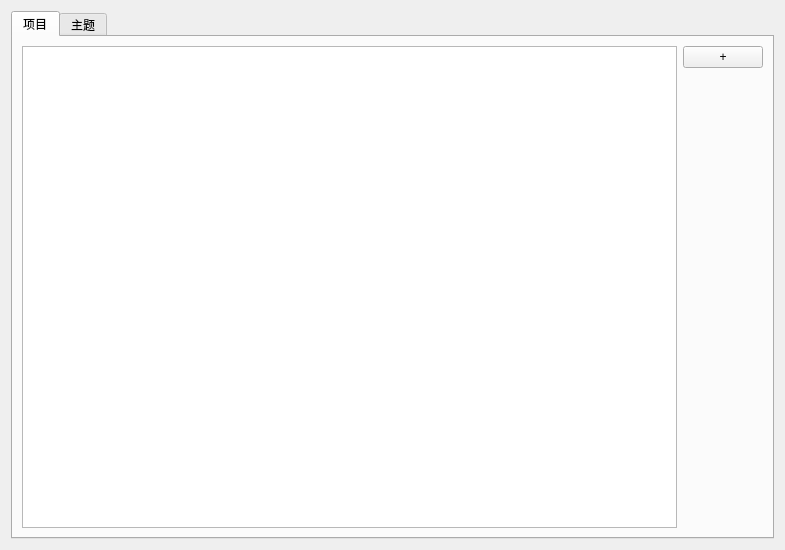
<?xml version="1.0" encoding="UTF-8"?>
<ui version="4.0">
 <class>Setting</class>
 <widget class="QWidget" name="Setting">
  <property name="geometry">
   <rect>
    <x>0</x>
    <y>0</y>
    <width>785</width>
    <height>550</height>
   </rect>
  </property>
  <property name="windowTitle">
   <string>Form</string>
  </property>
  <layout class="QVBoxLayout" name="verticalLayout">
   <item>
    <widget class="QTabWidget" name="tabWidget">
     <property name="currentIndex">
      <number>0</number>
     </property>
     <widget class="QWidget" name="tab">
      <attribute name="title">
       <string>项目</string>
      </attribute>
      <layout class="QHBoxLayout" name="horizontalLayout">
       <item>
        <widget class="QTableView" name="taskList"/>
       </item>
       <item>
        <layout class="QVBoxLayout" name="verticalLayout_2">
         <item>
          <widget class="QPushButton" name="pushButton">
           <property name="text">
            <string>+</string>
           </property>
          </widget>
         </item>
         <item>
          <spacer name="verticalSpacer">
           <property name="orientation">
            <enum>Qt::Vertical</enum>
           </property>
           <property name="sizeHint" stdset="0">
            <size>
             <width>20</width>
             <height>40</height>
            </size>
           </property>
          </spacer>
         </item>
        </layout>
       </item>
      </layout>
     </widget>
     <widget class="QWidget" name="tab_2">
      <attribute name="title">
       <string>主题</string>
      </attribute>
      <widget class="QGroupBox" name="groupBox">
       <property name="geometry">
        <rect>
         <x>10</x>
         <y>160</y>
         <width>531</width>
         <height>201</height>
        </rect>
       </property>
       <property name="title">
        <string>编辑</string>
       </property>
       <widget class="QLabel" name="label_2">
        <property name="geometry">
         <rect>
          <x>20</x>
          <y>40</y>
          <width>72</width>
          <height>15</height>
         </rect>
        </property>
        <property name="text">
         <string>线条颜色</string>
        </property>
       </widget>
       <widget class="QLabel" name="label_4">
        <property name="geometry">
         <rect>
          <x>250</x>
          <y>40</y>
          <width>72</width>
          <height>15</height>
         </rect>
        </property>
        <property name="text">
         <string>线条宽度</string>
        </property>
       </widget>
       <widget class="QLineEdit" name="le_linewidth">
        <property name="geometry">
         <rect>
          <x>370</x>
          <y>34</y>
          <width>113</width>
          <height>21</height>
         </rect>
        </property>
       </widget>
       <widget class="QLabel" name="label_5">
        <property name="geometry">
         <rect>
          <x>20</x>
          <y>100</y>
          <width>81</width>
          <height>16</height>
         </rect>
        </property>
        <property name="text">
         <string>边框颜色</string>
        </property>
       </widget>
       <widget class="QLabel" name="label_7">
        <property name="geometry">
         <rect>
          <x>250</x>
          <y>100</y>
          <width>81</width>
          <height>16</height>
         </rect>
        </property>
        <property name="text">
         <string>边框宽度</string>
        </property>
       </widget>
       <widget class="QLineEdit" name="le_borderwidth">
        <property name="geometry">
         <rect>
          <x>370</x>
          <y>100</y>
          <width>113</width>
          <height>21</height>
         </rect>
        </property>
       </widget>
       <widget class="QLabel" name="label_8">
        <property name="geometry">
         <rect>
          <x>20</x>
          <y>160</y>
          <width>72</width>
          <height>15</height>
         </rect>
        </property>
        <property name="text">
         <string>背景颜色</string>
        </property>
       </widget>
       <widget class="QPushButton" name="btn_linecolor">
        <property name="geometry">
         <rect>
          <x>130</x>
          <y>27</y>
          <width>28</width>
          <height>28</height>
         </rect>
        </property>
        <property name="text">
         <string/>
        </property>
       </widget>
       <widget class="QPushButton" name="btn_bordercolor">
        <property name="geometry">
         <rect>
          <x>130</x>
          <y>90</y>
          <width>28</width>
          <height>28</height>
         </rect>
        </property>
        <property name="text">
         <string/>
        </property>
       </widget>
       <widget class="QPushButton" name="btn_bgcolor">
        <property name="geometry">
         <rect>
          <x>130</x>
          <y>150</y>
          <width>28</width>
          <height>28</height>
         </rect>
        </property>
        <property name="text">
         <string/>
        </property>
       </widget>
      </widget>
      <widget class="QWidget" name="horizontalLayoutWidget">
       <property name="geometry">
        <rect>
         <x>10</x>
         <y>100</y>
         <width>331</width>
         <height>41</height>
        </rect>
       </property>
       <layout class="QHBoxLayout" name="selectLayout">
        <item>
         <widget class="QLabel" name="label">
          <property name="text">
           <string>主题</string>
          </property>
         </widget>
        </item>
        <item>
         <widget class="QComboBox" name="cmb_themelist"/>
        </item>
        <item>
         <spacer name="horizontalSpacer">
          <property name="orientation">
           <enum>Qt::Horizontal</enum>
          </property>
          <property name="sizeHint" stdset="0">
           <size>
            <width>40</width>
            <height>20</height>
           </size>
          </property>
         </spacer>
        </item>
        <item>
         <widget class="QPushButton" name="pushButton_2">
          <property name="text">
           <string>PushButton</string>
          </property>
         </widget>
        </item>
       </layout>
      </widget>
     </widget>
    </widget>
   </item>
  </layout>
 </widget>
 <resources/>
 <connections/>
</ui>
